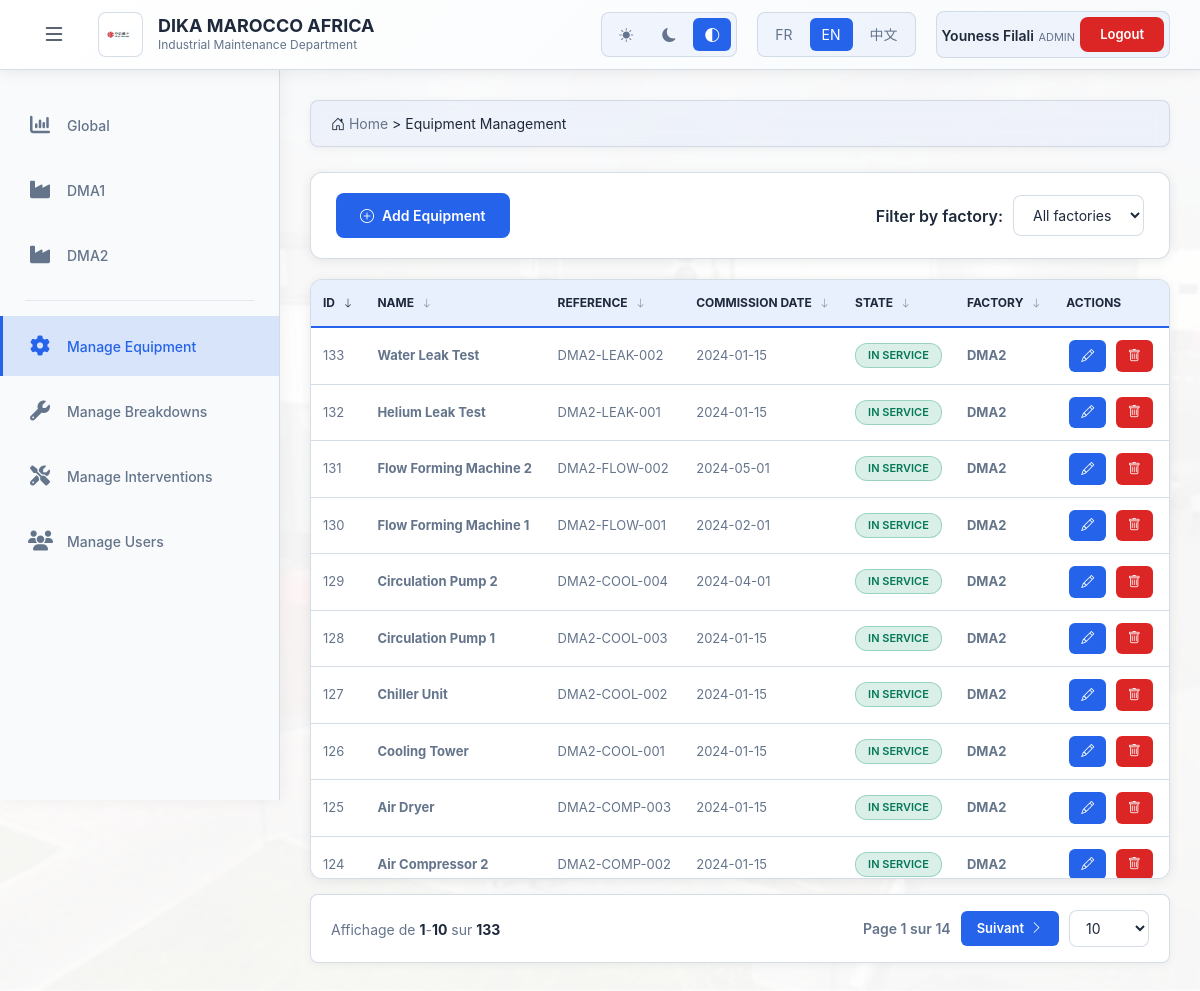
Screenshot of /public/equipements_admin.php (signed in) with the database file from the repository.
### tables this page shows
CREATE TABLE `equipements` (
  `id` int(11) NOT NULL,
  `nom` varchar(120) DEFAULT NULL,
  `reference` varchar(80) DEFAULT NULL,
  `date_mise_service` date DEFAULT NULL,
  `etat` enum('en_service','arrete','maintenance') DEFAULT 'en_service',
  `usine` enum('DMA1','DMA2') NOT NULL
);

### public/equipements_admin.php (the view, shortened to what this page needs)
<?php
$selected = $_SESSION['lang'] ?? 'fr';
require __DIR__ . '/../lang.php';
$t = $lang[$selected] ?? $lang['fr'];
$user_name = $_SESSION['user_prenom'] . ' ' . $_SESSION['user_nom'];
$user_role = $_SESSION['user_role'];
$theme = $_SESSION['theme'] ?? 'system';
require __DIR__ . '/../config.php';
$sort_by = $_GET['sort'] ?? 'id';
$sort_order = $_GET['order'] ?? 'DESC';
$equipements = [];
$filter_usine = $_GET['filter'] ?? 'all';
if ($filter_usine === 'all') {
    $sql = "SELECT * FROM equipements ORDER BY $sort_by $sort_order";
    $result = $conn->query($sql);
} else {
    $sql = "SELECT * FROM equipements WHERE usine = ? ORDER BY $sort_by $sort_order";
    $stmt = $conn->prepare($sql);
    $stmt->bind_param("s", $filter_usine);
    $stmt->execute();
    $result = $stmt->get_result();
}
while ($row = $result->fetch_assoc()) {
    $equipements[] = $row;
}
?>
<!DOCTYPE html>
<html lang="<?= htmlspecialchars($selected) ?>">
<head>
    <link href="https://cdn.jsdelivr.net/npm/bootstrap@5.3.0/dist/css/bootstrap.min.css" rel="stylesheet">
    <link rel="stylesheet" href="https://cdn.jsdelivr.net/npm/bootstrap-icons@1.11.0/font/bootstrap-icons.css">
    <link rel="stylesheet" href="https://cdnjs.cloudflare.com/ajax/libs/font-awesome/6.4.0/css/all.min.css">
</head>
<body data-theme="<?= $theme ?>">
    <div class="dashboard-wrapper">
        <header class="top-header">
            <div class="header-left">
                <button class="menu-toggle" onclick="toggleSidebar()">
                    <i class="bi bi-list"></i>
                </button>
                <div class="brand-header">
                    <div class="logo-header">
                        <img src="images/logo.jpeg" alt="DIKA Logo">
                    </div>
                    <div class="brand-text-header">
                        <h1><?= htmlspecialchars($t['brand'] ?? 'DIKA') ?></h1>
                        <p><?= htmlspecialchars($t['dept'] ?? 'Maintenance') ?></p>
                    </div>
                </div>
            </div>
            <div class="header-right">
                <div class="theme-selector">
                    <button class="theme-btn <?= $theme === 'light' ? 'active' : '' ?>" onclick="changeTheme('light')">
                        <i class="bi bi-sun-fill"></i>
                    </button>
                    <button class="theme-btn <?= $theme === 'dark' ? 'active' : '' ?>" onclick="changeTheme('dark')">
                        <i class="bi bi-moon-fill"></i>
                    </button>
                    <button class="theme-btn <?= $theme === 'system' ? 'active' : '' ?>" onclick="changeTheme('system')">
                        <i class="bi bi-circle-half"></i>
                    </button>
                </div>
                <div class="lang-switch">
                    <a href="change_lang.php?lang=fr&redirect=equipements_admin" class="<?= $selected === 'fr' ? 'active' : '' ?>">FR</a>
                    <a href="change_lang.php?lang=en&redirect=equipements_admin" class="<?= $selected === 'en' ? 'active' : '' ?>">EN</a>
                    <a href="change_lang.php?lang=cn&redirect=equipements_admin" class="<?= $selected === 'cn' ? 'active' : '' ?>">中文</a>
                </div>
                <div class="user-section">
                    <div class="user-info-header">
                        <span class="user-name-header"><?= htmlspecialchars($user_name) ?></span>
                        <span class="user-role-header"><?= htmlspecialchars($user_role) ?></span>
                    </div>
                    <a href="logout.php" class="logout-btn-header"><?= htmlspecialchars($t['logout'] ?? 'Déconnexion') ?></a>
                </div>
            </div>
        </header>
        <aside class="sidebar" id="sidebar">
            <ul class="sidebar-menu">
                <li class="menu-item">
                    <a href="dashboard.php?site=GLOBAL" class="menu-link">
                        <span class="menu-icon"><i class="fa-solid fa-chart-column"></i></span>
                        <span class="menu-text">Global</span>
                    </a>
                </li>
                <li class="menu-item">
                    <a href="dashboard.php?site=DMA1" class="menu-link">
                        <span class="menu-icon"><i class="fa-solid fa-industry"></i></span>
                        <span class="menu-text">DMA1</span>
                    </a>
                </li>
                <li class="menu-item">
                    <a href="dashboard.php?site=DMA2" class="menu-link">
                        <span class="menu-icon"><i class="fa-solid fa-industry"></i></span>
                        <span class="menu-text">DMA2</span>
                    </a>
                </li>
                <div class="menu-separator"></div>
                <li class="menu-item">
                    <a href="equipements_admin.php" class="menu-link active">
                        <span class="menu-icon"><i class="fa-solid fa-gear"></i></span>
                        <span class="menu-text"><?= htmlspecialchars($t['manage_equipment'] ?? 'Équipements') ?></span>
                    </a>
                </li>
                <li class="menu-item">
                    <a href="pannes_admin.php" class="menu-link">
                        <span class="menu-icon"><i class="fa-solid fa-wrench"></i></span>
                        <span class="menu-text"><?= htmlspecialchars($t['manage_breakdowns'] ?? 'Pannes') ?></span>
                    </a>
                </li>
                <li class="menu-item">
                    <a href="interventions_admin.php" class="menu-link">
                        <span class="menu-icon"><i class="fa-solid fa-screwdriver-wrench"></i></span>
                        <span class="menu-text"><?= htmlspecialchars($t['manage_interventions'] ?? 'Interventions') ?></span>
                    </a>
                </li>
                <?php if ($user_role === 'admin'): ?>
                <li class="menu-item">
                    <a href="utilisateurs_admin.php" class="menu-link">
                        <span class="menu-icon"><i class="fa-solid fa-users"></i></span>
                        <span class="menu-text"><?= htmlspecialchars($t['manage_users'] ?? 'Utilisateurs') ?></span>
                    </a>
                </li>
                <?php endif; ?>
            </ul>
        </aside>
        <main class="main-content">
            <div class="breadcrumb-custom">
                <i class="bi bi-house-door"></i> <a href="dashboard.php"><?= htmlspecialchars($t['home'] ?? 'Accueil') ?></a> > <?= htmlspecialchars($t['equipment_management'] ?? 'Gestion des Équipements') ?>
            </div>
            <div class="action-bar">
                <button class="btn-add" data-bs-toggle="modal" data-bs-target="#modalEquipement" onclick="resetForm()">
                    <i class="bi bi-plus-circle"></i>
                    <?= htmlspecialchars($t['add_equipment'] ?? 'Ajouter un équipement') ?>
                </button>
                <div class="filter-group">
                    <label style="color: var(--text-primary); font-weight: 600;"><?= htmlspecialchars($t['filter_by_factory'] ?? 'Filtrer par usine') ?>:</label>
                    <select class="filter-select" onchange="filterTable(this.value)">
                        <option value="all" <?= $filter_usine === 'all' ? 'selected' : '' ?>><?= htmlspecialchars($t['all_factories'] ?? 'Toutes les usines') ?></option>
                    </select>
                </div>
            </div>
            <div class="table-container">
                <table class="data-table" id="equipmentTable">
                    <thead>
                        <tr>
                            <th onclick="sortTable('id')" class="<?= $sort_by === 'id' ? 'sorted' : '' ?>">
                                <?= htmlspecialchars($t['id'] ?? 'ID') ?>
                                <i class="bi bi-arrow-<?= $sort_by === 'id' && $sort_order === 'ASC' ? 'up' : 'down' ?> sort-icon"></i>
                            </th>
                            <th onclick="sortTable('nom')" class="<?= $sort_by === 'nom' ? 'sorted' : '' ?>">
                                <?= htmlspecialchars($t['name'] ?? 'Nom') ?>
                                <i class="bi bi-arrow-<?= $sort_by === 'nom' && $sort_order === 'ASC' ? 'up' : 'down' ?> sort-icon"></i>
                            </th>
                            <th onclick="sortTable('reference')" class="<?= $sort_by === 'reference' ? 'sorted' : '' ?>">
                                <?= htmlspecialchars($t['reference'] ?? 'Référence') ?>
                                <i class="bi bi-arrow-<?= $sort_by === 'reference' && $sort_order === 'ASC' ? 'up' : 'down' ?> sort-icon"></i>
                            </th>
                            <th onclick="sortTable('date_mise_service')" class="<?= $sort_by === 'date_mise_service' ? 'sorted' : '' ?>">
                                <?= htmlspecialchars($t['commission_date'] ?? 'Date de mise en service') ?>
                                <i class="bi bi-arrow-<?= $sort_by === 'date_mise_service' && $sort_order === 'ASC' ? 'up' : 'down' ?> sort-icon"></i>
                            </th>
                            <th onclick="sortTable('etat')" class="<?= $sort_by === 'etat' ? 'sorted' : '' ?>">
                                <?= htmlspecialchars($t['state'] ?? 'État') ?>
                                <i class="bi bi-arrow-<?= $sort_by === 'etat' && $sort_order === 'ASC' ? 'up' : 'down' ?> sort-icon"></i>
                            </th>
                            <th onclick="sortTable('usine')" class="<?= $sort_by === 'usine' ? 'sorted' : '' ?>">
                                <?= htmlspecialchars($t['factory'] ?? 'Usine') ?>
                                <i class="bi bi-arrow-<?= $sort_by === 'usine' && $sort_order === 'ASC' ? 'up' : 'down' ?> sort-icon"></i>
                            </th>
                            <th><?= htmlspecialchars($t['actions'] ?? 'Actions') ?></th>
                        </tr>
                    </thead>
                    <tbody id="tableBody">
                        <?php if (empty($equipements)): ?>
                        <tr>
                            <td colspan="7" class="text-center" style="padding: 40px;">
                                <i class="bi bi-inbox" style="font-size: 48px; color: var(--text-secondary); opacity: 0.5;"></i>
                                <p style="color: var(--text-secondary); margin-top: 10px;"><?= htmlspecialchars($t['no_equipment_found'] ?? 'Aucun équipement trouvé') ?></p>
                            </td>
                        </tr>
                        <?php else: ?>
                            <?php foreach ($equipements as $index => $eq): ?>
                            <tr class="equipment-row" data-index="<?= $index ?>">
                                <td><?= htmlspecialchars($eq['id']) ?></td>
                                <td><strong><?= htmlspecialchars($eq['nom']) ?></strong></td>
                                <td><?= htmlspecialchars($eq['reference']) ?></td>
                                <td><?= htmlspecialchars($eq['date_mise_service']) ?></td>
                                <td>
                                    <?php
                                    $badge_class = 'success';
                                    $etat_label = $t['in_service'] ?? 'En service';
                                    ?>
                                    <span class="badge badge-<?= $badge_class ?>">
                                        <?= htmlspecialchars($etat_label) ?>
                                    </span>
                                </td>
                                <td><strong><?= htmlspecialchars($eq['usine']) ?></strong></td>
                                <td>
                                    <button class="btn-action btn-edit" onclick='editEquipement(<?= json_encode($eq, JSON_HEX_APOS | JSON_HEX_QUOT) ?>)'>
                                        <i class="bi bi-pencil"></i>
                                    </button>
                                    <button class="btn-action btn-delete" onclick="if(confirm('<?= htmlspecialchars($t['confirm_delete'] ?? 'Êtes-vous sûr de vouloir supprimer cet équipement ?') ?>')) window.location.href='?delete=<?= $eq['id'] ?>'">
                                        <i class="bi bi-trash"></i>
                                    </button>
                                </td>
                            </tr>
                            <?php endforeach; ?>
                        <?php endif; ?>
                    </tbody>
                </table>
            </div>
            <?php if (!empty($equipements)): ?>
            <div class="pagination-info">
                <div>
                    <span id="displayInfo" style="color: var(--text-secondary);">
                        Affichage de <strong style="color: var(--text-primary);" id="rangeStart">1</strong>-<strong style="color: var(--text-primary);" id="rangeEnd">10</strong> sur <strong style="color: var(--text-primary);"><?= count($equipements) ?></strong>
                    </span>
                </div>
                <div style="display: flex; gap: 10px; align-items: center;">
                    <span style="color: var(--text-secondary); font-weight: 600;">
                        Page <span id="currentPage">1</span> sur <span id="totalPages">1</span>
                    </span>
                    <button class="btn-load-more" id="nextBtn" onclick="nextPage()">
                        Suivant <i class="bi bi-chevron-right"></i>
                    </button>
                    <select class="filter-select" id="rowsPerPageSelect" onchange="changeRowsPerPage(this.value)" style="padding: 8px 12px; min-width: 80px;">
                        <option value="10">10</option>
                    </select>
                </div>
            </div>
            <?php endif; ?>
        </main>
    </div>
</body>
</html>

### rows the page displays
equipements: id "133", nom "Water Leak Test", reference "DMA2-LEAK-002", date_mise_service "2024-01-15", etat_label "IN SERVICE", usine "DMA2"
equipements: id "132", nom "Helium Leak Test", reference "DMA2-LEAK-001", date_mise_service "2024-01-15", etat_label "IN SERVICE", usine "DMA2"
equipements: id "131", nom "Flow Forming Machine 2", reference "DMA2-FLOW-002", date_mise_service "2024-05-01", etat_label "IN SERVICE", usine "DMA2"
equipements: id "130", nom "Flow Forming Machine 1", reference "DMA2-FLOW-001", date_mise_service "2024-02-01", etat_label "IN SERVICE", usine "DMA2"
equipements: id "129", nom "Circulation Pump 2", reference "DMA2-COOL-004", date_mise_service "2024-04-01", etat_label "IN SERVICE", usine "DMA2"
equipements: id "128", nom "Circulation Pump 1", reference "DMA2-COOL-003", date_mise_service "2024-01-15", etat_label "IN SERVICE", usine "DMA2"
equipements: id "127", nom "Chiller Unit", reference "DMA2-COOL-002", date_mise_service "2024-01-15", etat_label "IN SERVICE", usine "DMA2"
equipements: id "126", nom "Cooling Tower", reference "DMA2-COOL-001", date_mise_service "2024-01-15", etat_label "IN SERVICE", usine "DMA2"
equipements: id "125", nom "Air Dryer", reference "DMA2-COMP-003", date_mise_service "2024-01-15", etat_label "IN SERVICE", usine "DMA2"
equipements: id "124", nom "Air Compressor 2", reference "DMA2-COMP-002", date_mise_service "2024-01-15", etat_label "IN SERVICE", usine "DMA2"

### other values shown
$t['brand'] "DIKA MAROCCO AFRICA"
$t['dept'] "Industrial Maintenance Department"
$user_name "Youness Filali"
$user_role "ADMIN"
$t['logout'] "Logout"
$t['manage_equipment'] "Manage Equipment"
$t['manage_breakdowns'] "Manage Breakdowns"
$t['manage_interventions'] "Manage Interventions"
$t['manage_users'] "Manage Users"
$t['home'] "Home"
$t['equipment_management'] "Equipment Management"
$t['add_equipment'] "Add Equipment"
$t['filter_by_factory'] "Filter by factory"
$t['id'] "ID"
$t['name'] "NAME"
